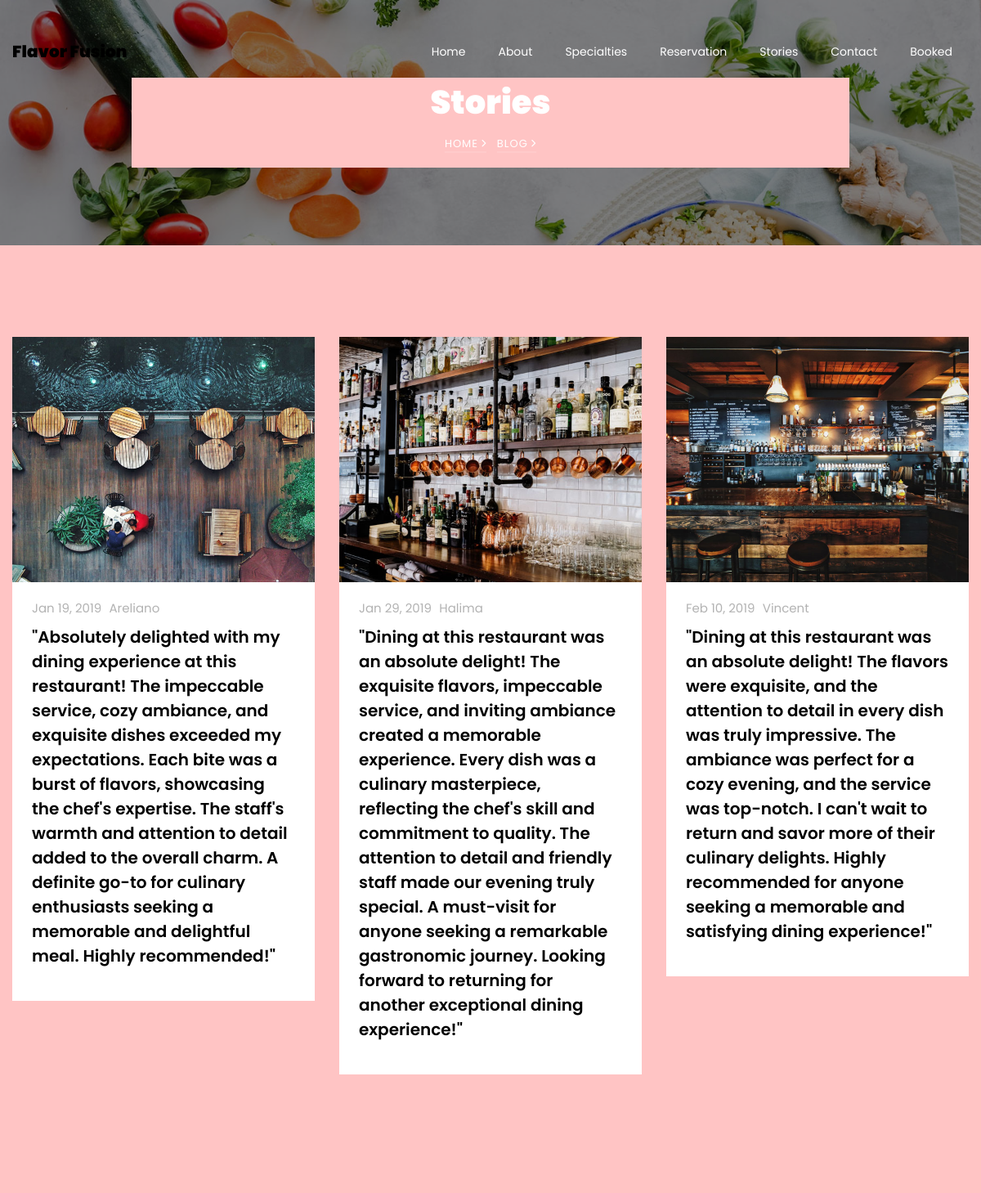
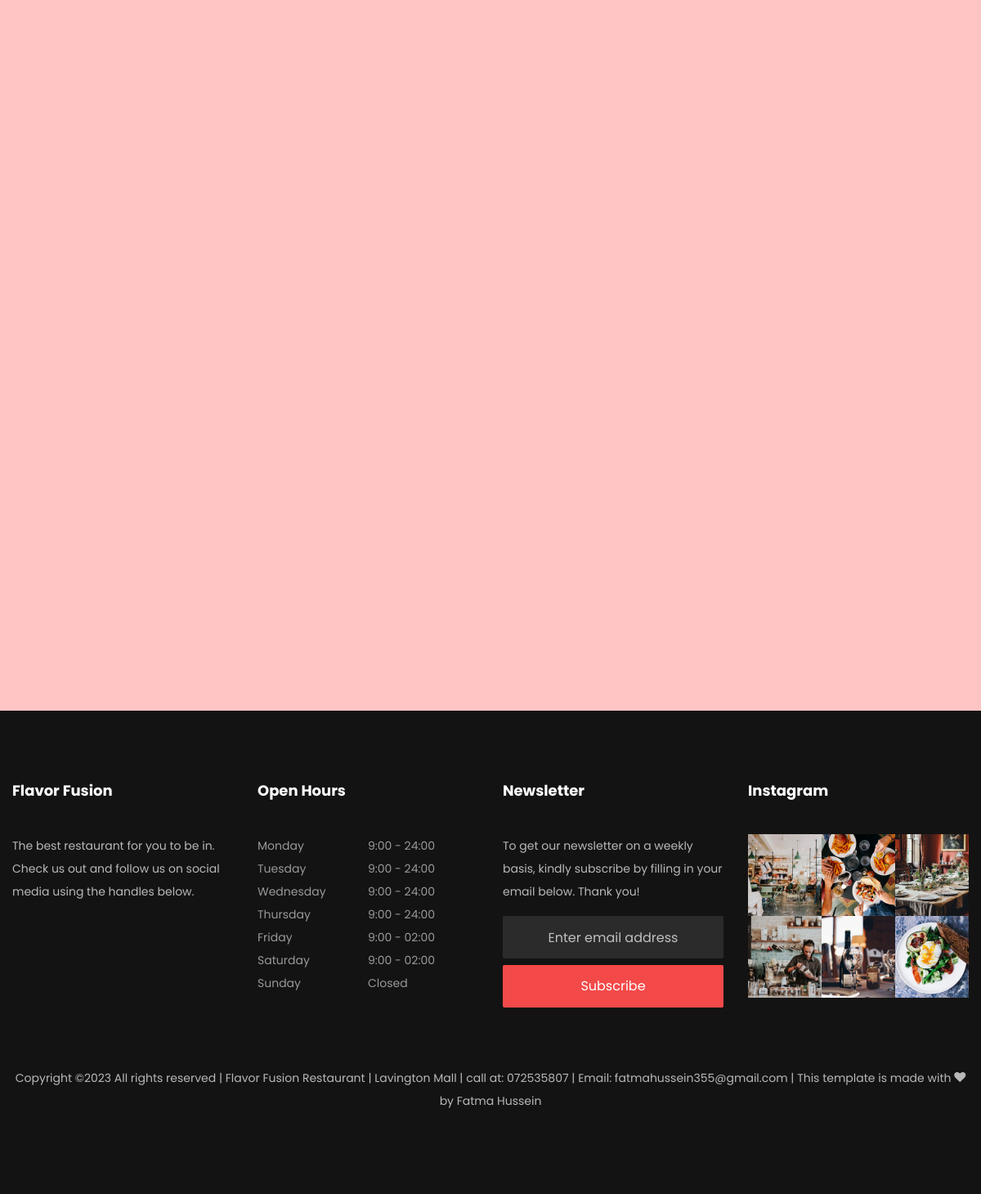
Page /blog on the committed database (2 pictures, top to bottom).
### restaurant/models.py (models this page shows, shortened)
class Stories(models.Model):
    text1 = models.TextField(max_length=500, default='text1')
    text2 = models.TextField(max_length=500, default='text2')
    text3 = models.TextField(max_length=500, default='text3')
    text4 = models.TextField(max_length=500, default='text4')
    text5 = models.TextField(max_length=500, default='text5')
    text6 = models.TextField(max_length=500, default='text6')

### restaurant/views.py (the view)
# urls.py: path('blog', views.blog, name='blog'),
def blog(request):
    stories = Stories.objects.all()
    return render(request, "blog.html", {"stories": stories})

### restaurant/templates/blog.html (shortened to what this page needs)
{% extends 'common.html' %}
{% load static %}
{% block body %}
    <section class="hero-wrap hero-wrap-2" style="background-image: url('{% static 'images/bg_4.jpg' %}');" data-stellar-background-ratio="0.5">
      <div class="container">
        <div class="row no-gutters slider-text align-items-center justify-content-center">
          <div class="col-md-9 ftco-animate text-center" style="background: #ffc4c4">
            <h1 class="mb-2 bread">Stories</h1>
            <p class="breadcrumbs"><span class="mr-2"><a href="index.html">Home <i class="ion-ios-arrow-forward"></i></a></span> <span>Blog <i class="ion-ios-arrow-forward"></i></span></p>
          </div>
        </div>
      </div>
    </section>
{% for stories in stories %}
		<section class="ftco-section" style="background: #ffc4c4" >
			<div class="container">
				<div class="row">
          <div class="col-md-4 ftco-animate">
            <div class="blog-entry">
              <a href="blog-single.html" class="block-20" style="background-image: url('{% static 'images/image_1.jpg' %}');">
              </a>
              <div class="text px-4 pt-3 pb-4">
                <div class="meta">
                  <div><a href="#">Jan 19, 2019</a></div>
                  <div><a href="#">Areliano</a></div>
                </div>
                <h3 class="heading"><a href="#">{{ stories.text1 }}</a></h3>
              </div>
            </div>
          </div>
          <div class="col-md-4 ftco-animate">
            <div class="blog-entry">
              <a href="blog-single.html" class="block-20" style="background-image: url('{% static 'images/image_2.jpg' %}');">
              </a>
              <div class="text px-4 pt-3 pb-4">
                <div class="meta">
                  <div><a href="#">Jan 29, 2019</a></div>
                  <div><a href="#">Halima</a></div>
                </div>
                <h3 class="heading"><a href="#">{{ stories.text2 }}</a></h3>
              </div>
            </div>
          </div>
          <div class="col-md-4 ftco-animate">
            <div class="blog-entry">
              <a href="blog-single.html" class="block-20" style="background-image: url('{%  static 'images/image_3.jpg' %}');">
              </a>
              <div class="text px-4 pt-3 pb-4">
                <div class="meta">
                  <div><a href="#">Feb 10, 2019</a></div>
                  <div><a href="#">Vincent</a></div>
                </div>
                <h3 class="heading"><a href="#">{{ stories.text3 }}</a></h3>
              </div>
            </div>
          </div>
        </div>
		</section>
{% endfor %}
{% endblock %}

### rows in the picture
Stories: text1 "\"Absolutely delighted with my dining experience at this restaurant! The impeccable service, cozy ambiance, and exquisite dishes exceeded my expectations. Each bite was a burst of flavors, showcasing the chef's expertise. The staff's warmth and attention to detail added to the overall charm. A definite go-to for culinary enthusiasts seeking a memorable and delightful meal. Highly recommended!\"", text2 "\"Dining at this restaurant was an absolute delight! The exquisite flavors, impeccable service, and inviting ambiance created a memorable experience. Every dish was a culinary masterpiece, reflecting the chef's skill and commitment to quality. The attention to detail and friendly staff made our evening truly special. A must-visit for anyone seeking a remarkable gastronomic journey. Looking forward to returning for another exceptional dining experience!\"", text3 "\"Dining at this restaurant was an absolute delight! The flavors were exquisite, and the attention to detail in every dish was truly impressive. The ambiance was perfect for a cozy evening, and the service was top-notch. I can't wait to return and savor more of their culinary delights. Highly recommended for anyone seeking a memorable and satisfying dining experience!\""
